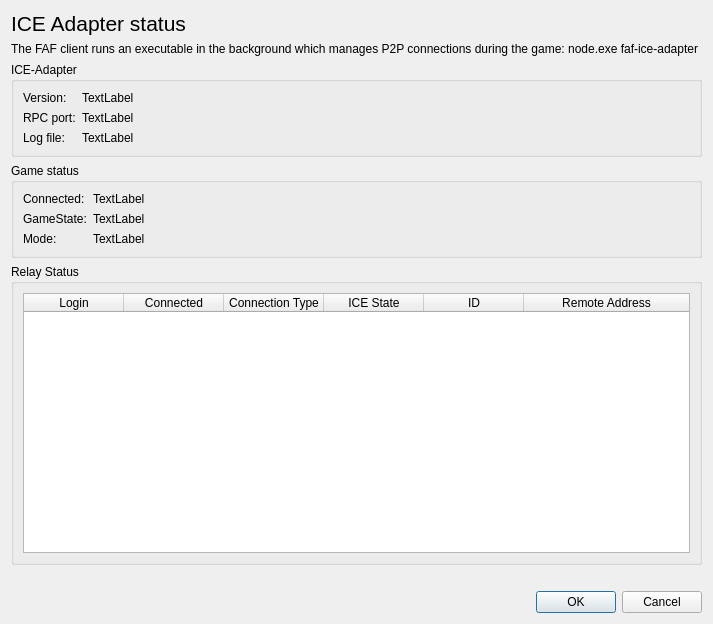
<?xml version="1.0" encoding="UTF-8"?>
<ui version="4.0">
 <class>Dialog</class>
 <widget class="QDialog" name="Dialog">
  <property name="geometry">
   <rect>
    <x>0</x>
    <y>0</y>
    <width>713</width>
    <height>624</height>
   </rect>
  </property>
  <property name="sizePolicy">
   <sizepolicy hsizetype="Preferred" vsizetype="Minimum">
    <horstretch>0</horstretch>
    <verstretch>0</verstretch>
   </sizepolicy>
  </property>
  <property name="windowTitle">
   <string>Connectivity</string>
  </property>
  <layout class="QVBoxLayout" name="verticalLayout">
   <item>
    <widget class="QLabel" name="label_2">
     <property name="font">
      <font>
       <pointsize>16</pointsize>
      </font>
     </property>
     <property name="text">
      <string>ICE Adapter status</string>
     </property>
    </widget>
   </item>
   <item>
    <widget class="QLabel" name="label">
     <property name="text">
      <string>The FAF client runs an executable in the background which manages P2P connections during the game: node.exe faf-ice-adapter</string>
     </property>
     <property name="alignment">
      <set>Qt::AlignLeading|Qt::AlignLeft|Qt::AlignTop</set>
     </property>
     <property name="wordWrap">
      <bool>true</bool>
     </property>
    </widget>
   </item>
   <item>
    <widget class="QGroupBox" name="groupBox_3">
     <property name="title">
      <string>ICE-Adapter</string>
     </property>
     <layout class="QFormLayout" name="formLayout_2">
      <item row="0" column="0">
       <widget class="QLabel" name="label_6">
        <property name="text">
         <string>Version:</string>
        </property>
       </widget>
      </item>
      <item row="0" column="1">
       <widget class="QLabel" name="label_version">
        <property name="text">
         <string>TextLabel</string>
        </property>
       </widget>
      </item>
      <item row="1" column="0">
       <widget class="QLabel" name="label_7">
        <property name="text">
         <string>RPC port:</string>
        </property>
       </widget>
      </item>
      <item row="1" column="1">
       <widget class="QLabel" name="label_rpc_port">
        <property name="text">
         <string>TextLabel</string>
        </property>
       </widget>
      </item>
      <item row="2" column="0">
       <widget class="QLabel" name="label_8">
        <property name="text">
         <string>Log file:</string>
        </property>
       </widget>
      </item>
      <item row="2" column="1">
       <widget class="QLabel" name="label_log_file">
        <property name="text">
         <string>TextLabel</string>
        </property>
       </widget>
      </item>
     </layout>
    </widget>
   </item>
   <item>
    <widget class="QGroupBox" name="groupBox">
     <property name="title">
      <string>Game status</string>
     </property>
     <layout class="QFormLayout" name="formLayout">
      <item row="0" column="0">
       <widget class="QLabel" name="label_3">
        <property name="text">
         <string>Connected:</string>
        </property>
       </widget>
      </item>
      <item row="1" column="0">
       <widget class="QLabel" name="label_4">
        <property name="text">
         <string>GameState:</string>
        </property>
       </widget>
      </item>
      <item row="2" column="0">
       <widget class="QLabel" name="label_5">
        <property name="text">
         <string>Mode:</string>
        </property>
       </widget>
      </item>
      <item row="0" column="1">
       <widget class="QLabel" name="label_connected">
        <property name="text">
         <string>TextLabel</string>
        </property>
       </widget>
      </item>
      <item row="1" column="1">
       <widget class="QLabel" name="label_gamestate">
        <property name="text">
         <string>TextLabel</string>
        </property>
       </widget>
      </item>
      <item row="2" column="1">
       <widget class="QLabel" name="label_mode">
        <property name="text">
         <string>TextLabel</string>
        </property>
       </widget>
      </item>
     </layout>
    </widget>
   </item>
   <item>
    <widget class="QGroupBox" name="groupBox_2">
     <property name="title">
      <string>Relay Status</string>
     </property>
     <layout class="QVBoxLayout" name="verticalLayout_2">
      <item>
       <widget class="QTableWidget" name="table_relays">
        <property name="contextMenuPolicy">
         <enum>Qt::CustomContextMenu</enum>
        </property>
        <property name="editTriggers">
         <set>QAbstractItemView::NoEditTriggers</set>
        </property>
        <property name="alternatingRowColors">
         <bool>true</bool>
        </property>
        <property name="selectionMode">
         <enum>QAbstractItemView::SingleSelection</enum>
        </property>
        <property name="selectionBehavior">
         <enum>QAbstractItemView::SelectRows</enum>
        </property>
        <attribute name="horizontalHeaderStretchLastSection">
         <bool>true</bool>
        </attribute>
        <column>
         <property name="text">
          <string>Login</string>
         </property>
        </column>
        <column>
         <property name="text">
          <string>Connected</string>
         </property>
        </column>
        <column>
         <property name="text">
          <string>Connection Type</string>
         </property>
        </column>
        <column>
         <property name="text">
          <string>ICE State</string>
         </property>
        </column>
        <column>
         <property name="text">
          <string>ID</string>
         </property>
        </column>
        <column>
         <property name="text">
          <string>Remote Address</string>
         </property>
        </column>
       </widget>
      </item>
     </layout>
    </widget>
   </item>
   <item>
    <widget class="QLabel" name="relay_test_label">
     <property name="text">
      <string/>
     </property>
    </widget>
   </item>
   <item>
    <widget class="QDialogButtonBox" name="buttonBox">
     <property name="orientation">
      <enum>Qt::Horizontal</enum>
     </property>
     <property name="standardButtons">
      <set>QDialogButtonBox::Cancel|QDialogButtonBox::Ok</set>
     </property>
    </widget>
   </item>
  </layout>
 </widget>
 <resources/>
 <connections>
  <connection>
   <sender>buttonBox</sender>
   <signal>accepted()</signal>
   <receiver>Dialog</receiver>
   <slot>accept()</slot>
   <hints>
    <hint type="sourcelabel">
     <x>248</x>
     <y>254</y>
    </hint>
    <hint type="destinationlabel">
     <x>157</x>
     <y>274</y>
    </hint>
   </hints>
  </connection>
  <connection>
   <sender>buttonBox</sender>
   <signal>rejected()</signal>
   <receiver>Dialog</receiver>
   <slot>reject()</slot>
   <hints>
    <hint type="sourcelabel">
     <x>316</x>
     <y>260</y>
    </hint>
    <hint type="destinationlabel">
     <x>286</x>
     <y>274</y>
    </hint>
   </hints>
  </connection>
 </connections>
</ui>
